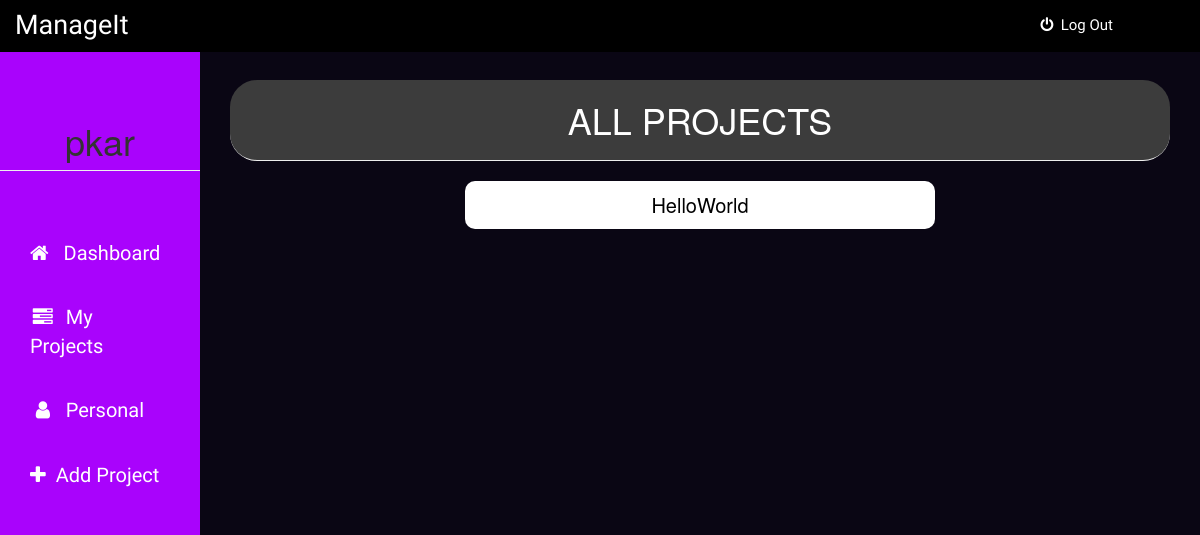
Page /dashboard (signed in) on the earlier database version.
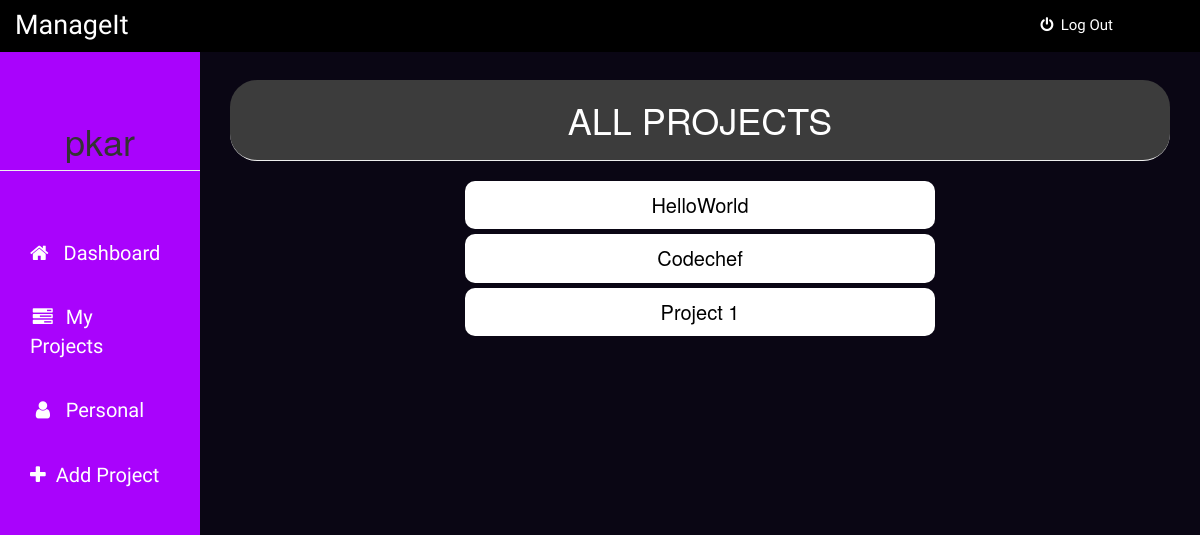
Same page on the later database version.
### app.py (models this page shows)
class Project(UserMixin, db.Model):
    id = db.Column(db.Integer, primary_key=True)
    projectname = db.Column(db.String(15), unique=True)
    creator = db.Column(db.String(15), nullable=False)
    userid = db.Column(db.Integer, nullable=False)
    projects = db.relationship('Projectdetail', backref='author', lazy=True)

### app.py (the view)
@app.route('/dashboard')
@login_required
def dashboard():
    tasks = Project.query.all()
    return render_template('dashboard.html', tasks=tasks, name=current_user.username)

### app.py (called while the page is built)
@login_manager.user_loader
def load_user(user_id):
    return User.query.get(int(user_id))

### templates/dashboard.html (shortened to what this page needs)
{% extends "bootstrap/base.html" %}
{% block styles %}
{{super()}}
<link rel="stylesheet" href="{{url_for('.static', filename='dashboard.css')}}">
<link rel="stylesheet" href="https://maxcdn.bootstrapcdn.com/font-awesome/4.7.0/css/font-awesome.min.css">
{% endblock %}
{% block content %}
    <nav class="navbar navbar-fixed-top">
      <div class="container-fluid">
        <div class="navbar-header">
          <center><h4>ManageIt</h4></center>
        </div>
        <div class="nav-con">
          <ul>
            <li><a href="{{ url_for('logout') }}"><i class="fa fa-power-off" aria-hidden="true"></i>&nbsp&nbspLog Out</a></li>
          </ul>
        </div>
      </div>
    </nav>
    <div class="container-fluid">
      <div class="row">
        <div class="col-sm-3 col-md-2 sidebar">
          <center><h1 class="page-header">{{ name }}</h1></center>
          <ul class="nav nav-sidebar">
            <li><a href="#"><i class="fa fa-home" aria-hidden="true"></i>&nbspDashboard</a></li>
            <li><a href="{{ url_for('myproject') }}"><i class="fa fa-tasks fa-fw" aria-hidden="true"></i>My Projects</a></li>
            <li><a href="{{ url_for('personaltask') }}"><i class="fa fa-user fa-fw" aria-hidden="true"></i>Personal</a></li>
            <li><a href="{{ url_for('addproject') }}"><i class="fa fa-plus" aria-hidden="true"></i>Add Project</a></li>
          </ul>
        </div>
        <div class="col-sm-9 col-sm-offset-3 col-md-10 col-md-offset-2 main">
          <center><h1 class="page-header">ALL PROJECTS</h1></center>
          {% for task in tasks %}
              <div class="pro_name">
                {{task.projectname}}
              </div>
          {% endfor %}
        </div>
      </div>
    </div>
{% endblock %}

Differences in the rows shown:
added Project: projectname "Codechef"
added Project: projectname "Project 1"
